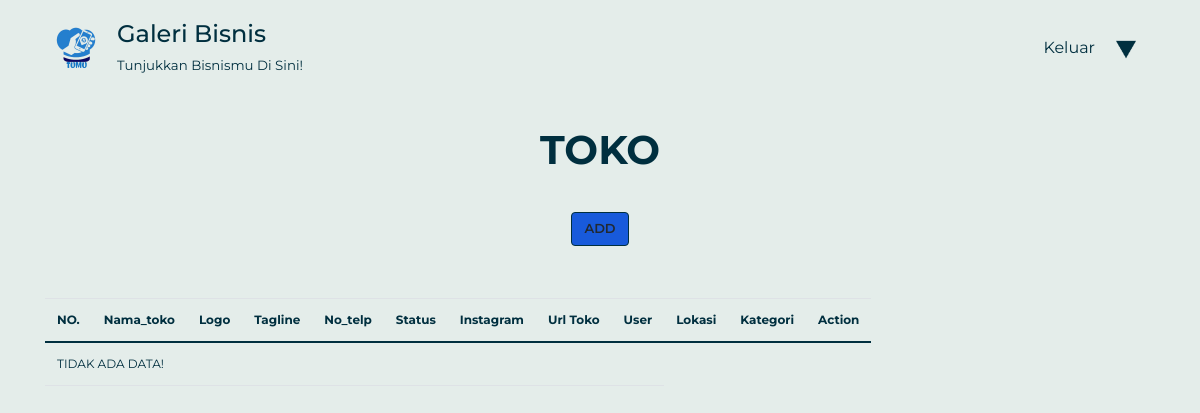
The page /dashboard.php?p=tokolist (signed in) on the database as committed earlier.
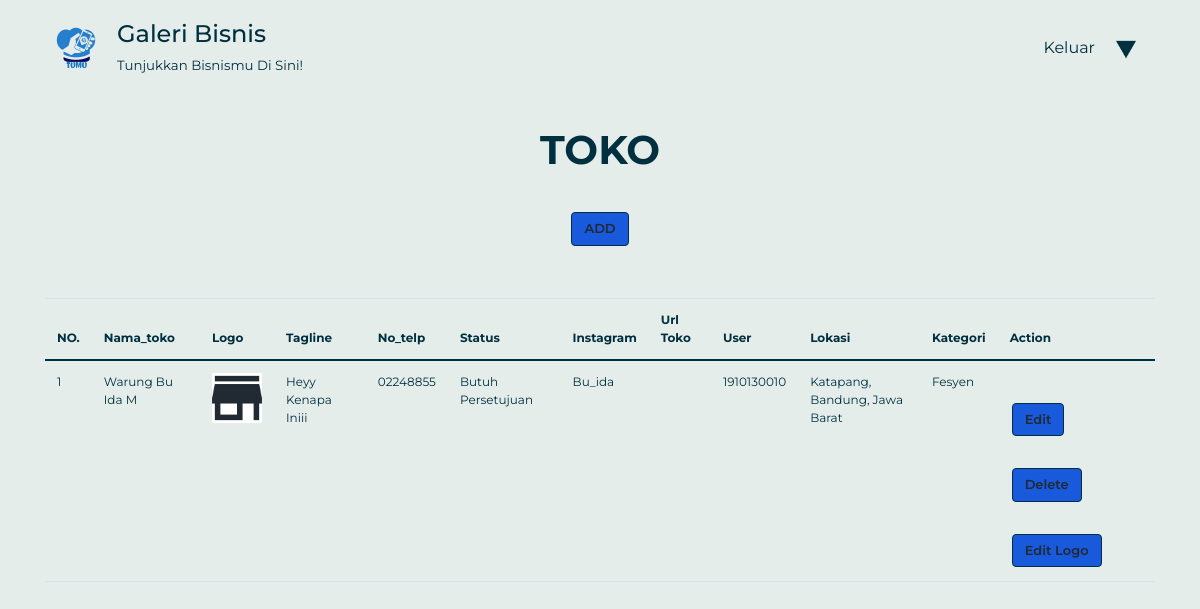
The same page on the database as committed later.
### tables this page shows
CREATE TABLE `toko` (
  `id_toko` int(11) NOT NULL,
  `nama_toko` varchar(15) NOT NULL,
  `logo` varchar(256) DEFAULT NULL,
  `id_lokasi` int(11) DEFAULT NULL,
  `tagline` varchar(100) DEFAULT NULL,
  `no_telp` varchar(13) NOT NULL,
  `instagram` varchar(256) NOT NULL,
  `id_kategori` int(11) NOT NULL,
  `id_user` int(11) NOT NULL,
  `url_toko` varchar(256) DEFAULT NULL,
  `status` int(1) NOT NULL DEFAULT 0
);

CREATE TABLE `lokasi` (
  `id_lokasi` int(11) NOT NULL,
  `kecamatan` varchar(30) NOT NULL,
  `kota` varchar(30) NOT NULL,
  `provinsi` varchar(30) NOT NULL
);

### connection.php (called while the page is built, shortened)
<?php
class Connection{
   private $host = "localhost";
   private $struser = "root";
   private $strpassword = "";
   private $dbname = "galeribisnis2";
	function connect(){
	    $conn = mysqli_connect($this->host,$this->struser, $this->strpassword);
	 	mysqli_select_db($conn, $this->dbname);
		$this->connection = $conn;
	}
}
?>

### class/class.Toko.php (called while the page is built, shortened)
<?php
require_once("class.User.php");
require_once("class.kategori.php");
require_once("class.Lokasi.php");
class Toko extends Connection{
    public function __get($atribute)
    {
        if (property_exists($this, $atribute)) {
            return $this->$atribute;
        }
    }
    function __construct() {
        $this->lokasi = new Lokasi();
        $this->user = new User();
        $this->kategori = new Kategori();
    }
    public function SelectAllToko(){
        $sql="SELECT t.id_toko, t.nama_toko, t.logo, t.tagline, t.no_telp, t.instagram, t.url_toko,
                u.username , k.nama_kategori, l.kecamatan, l.kota, l.provinsi, t.status
                FROM toko t JOIN user u ON u.id_user=t.id_user
                    JOIN kategori k ON k.id_kategori=t.id_kategori
                    JOIN lokasi l ON l.id_lokasi=t.id_lokasi";
        $this->hasil=mysqli_query($this->connection, $sql);
        $result = mysqli_query($this->connection, $sql);
        $arrResult= Array();
        $cnt=0;
        if(mysqli_num_rows($result)>0){
            while ($data=mysqli_fetch_Array($result)){
                $objToko = new Toko();
                $objToko->id_toko = $data['id_toko'];
                $objToko->nama_toko = $data['nama_toko'];
                $objToko->logo = $data['logo'];
                $objToko->tagline = $data['tagline'];
                $objToko->no_telp = $data['no_telp'];
                $objToko->status = $data['status'];
                $objToko->instagram = $data['instagram'];
                $objToko->url_toko = $data['url_toko'];
                $objToko->user->username = $data['username'];
                $objToko->lokasi->kecamatan = $data['kecamatan'];
                $objToko->lokasi->kota = $data['kota'];
                $objToko->lokasi->provinsi = $data['provinsi'];
                $objToko->kategori->nama_kategori = $data['nama_kategori'];
                $arrResult[$cnt]=$objToko;
                $cnt++;
            }
        }
        return $arrResult;
    }
}
?>

### class/class.User.php (called while the page is built, shortened)
<?php
require_once("class.Toko.php");
class User extends Connection{
    public function __get($atribute)
    {
        if (property_exists($this, $atribute)) {
            return $this->$atribute;
        }
    }
    public function __set($atribute, $value)
    {
        if (property_exists($this, $atribute)) {
            return $this->$atribute = $value;
        }
    }
}

### class/class.Lokasi.php (called while the page is built, shortened)
<?php
class Lokasi extends Connection{
    public function __get($atribute)
    {
        if (property_exists($this, $atribute)) {
            return $this->$atribute;
        }
    }
    public function __set($atribute, $value)
    {
        if (property_exists($this, $atribute)) {
            return $this->$atribute = $value;
        }
    }
}
?>

### class/class.kategori.php (called while the page is built, shortened)
<?php
class Kategori extends Connection{
    public function __get($atribute)
    {
        if (property_exists($this, $atribute)) {
            return $this->$atribute;
        }
    }
    public function __set($atribute, $value)
    {
        if (property_exists($this, $atribute)) {
            return $this->$atribute = $value;
        }
    }
}
?>

### pages/tokolist.php (the view, shortened to what the changed rows need)
<div class="container tokolist">
    <div class="text-center">
        <h1 class="judul"><strong>TOKO</strong></h1>
    </div>
    <table class="table table-responsive" id="tabeltoko">
        <thead>
            <tr>
                <th scope="col">NO.</th>
                <th scope="col">nama_toko</th>
                <th scope="col">logo</th>
                <th scope="col">tagline</th>
                <th scope="col">no_telp</th>
                <th scope="col">status</th>
                <th scope="col">instagram</th>
                <th scope="col">url toko</th>
                <th scope="col">user</th>
                <th scope="col">lokasi</th>
                <th scope="col">kategori</th>
                <th scope="col">action</th>
            </tr>
        </thead>
        <?php
            require_once('./class/class.Toko.php');
            $objToko = new Toko();
            $arrayResult = $objToko->SelectAllToko();
            if(count($arrayResult)==0){
                echo '<tr><td colspan="9">TIDAK ADA DATA!</td></tr>';
            }
            else{
                $no=1;
                foreach ($arrayResult as $dataToko){
                    echo '<tr>';
                    echo '<td>'.$no.'</td>';
                    echo '<td>'.$dataToko->nama_toko.'</td>';
                    echo "<td ><img src='./upload/toko/".$dataToko->logo."' width='50px'/></td>";
                    echo '<td>'.$dataToko->tagline.'</td>';
                    echo '<td>'.$dataToko->no_telp.'</td>';
                    if($dataToko->status==0){
                        echo '<td>butuh persetujuan</td>';
                    }
                    echo '<td>'.$dataToko->instagram.'</td>';
                    echo '<td>'.$dataToko->url_toko.'</td>';
                    echo '<td>'.$dataToko->user->username.'</td>';
                    echo '<td class="text-break">'.$dataToko->lokasi->kecamatan.', '.$dataToko->lokasi->kota.', '.$dataToko->lokasi->provinsi.'</td>';
                    echo '<td>'.$dataToko->kategori->nama_kategori.'</td>';
                    echo '<td>
                    <a class="btn"href="?p=toko&id_toko='.$dataToko->id_toko.'"> Edit </a>
                    <a class="btn"href="?p=delete-toko&id_toko='.$dataToko->id_toko.'"
                    onclick="return confirm(\'Apakah anda yakin ingin menghapus?\')"> Delete </a>
                    <a class="btn"href="?p=toko-logo&id_toko='.$dataToko->id_toko.'"> edit logo</a> </td>';
                    echo '</tr>';
                }
            }
        ?>
    </table>
</div>
</div>

Rows that differ between the two databases and show on the page:
now on this page (row edited): toko: nama_toko "Warung Bu Ida M", logo (picture), tagline "Heyy Kenapa Iniii", no_telp "02248855", status "Butuh Persetujuan", instagram "Bu_ida", username "1910130010", id_lokasi.kecamatan "Katapang", id_lokasi.kota "Bandung", id_lokasi.provinsi "Jawa Barat", nama_kategori "Fesyen"
Other text that changed with them:
text no longer shown: "TIDAK ADA DATA!"
